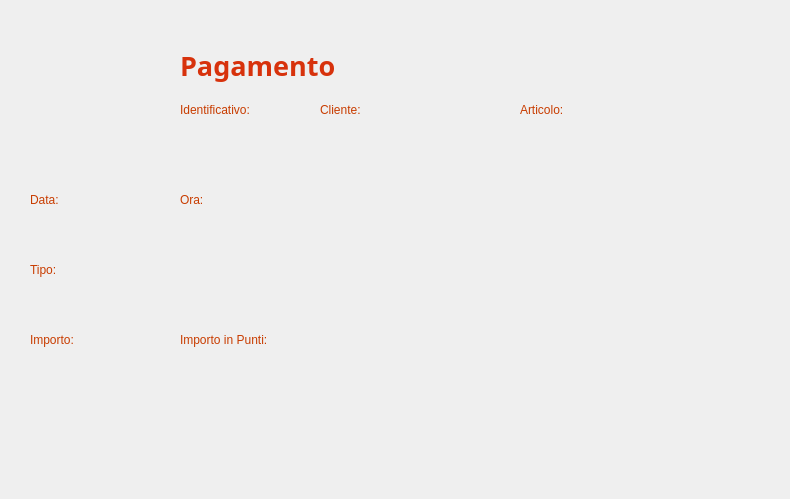
<?xml version="1.0" encoding="UTF-8"?>
<ui version="4.0">
 <class>VistaVisualizzaPagamentoAmministratore</class>
 <widget class="QWidget" name="VistaVisualizzaPagamentoAmministratore">
  <property name="geometry">
   <rect>
    <x>0</x>
    <y>0</y>
    <width>790</width>
    <height>499</height>
   </rect>
  </property>
  <property name="windowTitle">
   <string>Pagamento - CineMax</string>
  </property>
  <widget class="QLabel" name="Sfondo">
   <property name="geometry">
    <rect>
     <x>0</x>
     <y>0</y>
     <width>791</width>
     <height>501</height>
    </rect>
   </property>
   <property name="font">
    <font>
     <family>Segoe UI</family>
    </font>
   </property>
   <property name="styleSheet">
    <string notr="true">QLabel {
    background: qlineargradient(
        x1: 0, y1: 1,
        x2: 0, y2: 0,
        stop: 0 #210A00,
        stop: 1 #7D2100
    );
}</string>
   </property>
   <property name="text">
    <string/>
   </property>
  </widget>
  <widget class="QLabel" name="labelRicevutaIcon">
   <property name="geometry">
    <rect>
     <x>10</x>
     <y>10</y>
     <width>171</width>
     <height>171</height>
    </rect>
   </property>
   <property name="text">
    <string/>
   </property>
   <property name="pixmap">
    <pixmap>Viste/Immagini/RicevutaIconAmministratore.png</pixmap>
   </property>
   <property name="scaledContents">
    <bool>true</bool>
   </property>
  </widget>
  <widget class="QLabel" name="labelCliente">
   <property name="geometry">
    <rect>
     <x>320</x>
     <y>100</y>
     <width>161</width>
     <height>20</height>
    </rect>
   </property>
   <property name="styleSheet">
    <string notr="true">QLabel {
    color: #C83C00;
}</string>
   </property>
   <property name="text">
    <string>Cliente:</string>
   </property>
   <property name="alignment">
    <set>Qt::AlignmentFlag::AlignLeading|Qt::AlignmentFlag::AlignLeft|Qt::AlignmentFlag::AlignVCenter</set>
   </property>
  </widget>
  <widget class="QLabel" name="labelTitolo">
   <property name="geometry">
    <rect>
     <x>180</x>
     <y>30</y>
     <width>291</width>
     <height>71</height>
    </rect>
   </property>
   <property name="font">
    <font>
     <family>Segoe UI Variable</family>
     <pointsize>20</pointsize>
     <bold>true</bold>
    </font>
   </property>
   <property name="styleSheet">
    <string notr="true">QLabel {
    color: #D7320C;
}</string>
   </property>
   <property name="text">
    <string>Pagamento</string>
   </property>
   <property name="alignment">
    <set>Qt::AlignmentFlag::AlignLeading|Qt::AlignmentFlag::AlignLeft|Qt::AlignmentFlag::AlignVCenter</set>
   </property>
  </widget>
  <widget class="ClickableLabel" name="labelHomeButton">
   <property name="geometry">
    <rect>
     <x>700</x>
     <y>20</y>
     <width>63</width>
     <height>61</height>
    </rect>
   </property>
   <property name="text">
    <string/>
   </property>
   <property name="pixmap">
    <pixmap>Viste/Immagini/HomeButtonAmministratore.png</pixmap>
   </property>
   <property name="scaledContents">
    <bool>true</bool>
   </property>
  </widget>
  <widget class="QLabel" name="labelArticolo">
   <property name="geometry">
    <rect>
     <x>520</x>
     <y>100</y>
     <width>171</width>
     <height>20</height>
    </rect>
   </property>
   <property name="styleSheet">
    <string notr="true">QLabel {
    color: #C83C00;
}</string>
   </property>
   <property name="text">
    <string>Articolo:</string>
   </property>
   <property name="alignment">
    <set>Qt::AlignmentFlag::AlignLeading|Qt::AlignmentFlag::AlignLeft|Qt::AlignmentFlag::AlignVCenter</set>
   </property>
  </widget>
  <widget class="QLabel" name="labelData">
   <property name="geometry">
    <rect>
     <x>30</x>
     <y>190</y>
     <width>81</width>
     <height>20</height>
    </rect>
   </property>
   <property name="styleSheet">
    <string notr="true">QLabel {
    color: #C83C00;
}</string>
   </property>
   <property name="text">
    <string>Data:</string>
   </property>
   <property name="alignment">
    <set>Qt::AlignmentFlag::AlignLeading|Qt::AlignmentFlag::AlignLeft|Qt::AlignmentFlag::AlignVCenter</set>
   </property>
  </widget>
  <widget class="QLabel" name="labelDataPagamento">
   <property name="geometry">
    <rect>
     <x>30</x>
     <y>220</y>
     <width>91</width>
     <height>20</height>
    </rect>
   </property>
   <property name="styleSheet">
    <string notr="true">QLabel {
    color: #962D00;
}</string>
   </property>
   <property name="text">
    <string/>
   </property>
  </widget>
  <widget class="QLabel" name="labelTipo">
   <property name="geometry">
    <rect>
     <x>30</x>
     <y>260</y>
     <width>81</width>
     <height>20</height>
    </rect>
   </property>
   <property name="styleSheet">
    <string notr="true">QLabel {
    color: #C83C00;
}</string>
   </property>
   <property name="text">
    <string>Tipo:</string>
   </property>
   <property name="alignment">
    <set>Qt::AlignmentFlag::AlignLeading|Qt::AlignmentFlag::AlignLeft|Qt::AlignmentFlag::AlignVCenter</set>
   </property>
  </widget>
  <widget class="QLabel" name="labelTipoPagamento">
   <property name="geometry">
    <rect>
     <x>30</x>
     <y>290</y>
     <width>111</width>
     <height>20</height>
    </rect>
   </property>
   <property name="styleSheet">
    <string notr="true">QLabel {
    color: #962D00;
}</string>
   </property>
   <property name="text">
    <string/>
   </property>
  </widget>
  <widget class="QLabel" name="labelImporto">
   <property name="geometry">
    <rect>
     <x>30</x>
     <y>330</y>
     <width>81</width>
     <height>20</height>
    </rect>
   </property>
   <property name="styleSheet">
    <string notr="true">QLabel {
    color: #C83C00;
}</string>
   </property>
   <property name="text">
    <string>Importo:</string>
   </property>
   <property name="alignment">
    <set>Qt::AlignmentFlag::AlignLeading|Qt::AlignmentFlag::AlignLeft|Qt::AlignmentFlag::AlignVCenter</set>
   </property>
  </widget>
  <widget class="QLabel" name="labelImportoPagamento">
   <property name="geometry">
    <rect>
     <x>30</x>
     <y>360</y>
     <width>91</width>
     <height>20</height>
    </rect>
   </property>
   <property name="styleSheet">
    <string notr="true">QLabel {
    color: #962D00;
}</string>
   </property>
   <property name="text">
    <string/>
   </property>
  </widget>
  <widget class="QLabel" name="labelOra">
   <property name="geometry">
    <rect>
     <x>180</x>
     <y>190</y>
     <width>81</width>
     <height>20</height>
    </rect>
   </property>
   <property name="styleSheet">
    <string notr="true">QLabel {
    color: #C83C00;
}</string>
   </property>
   <property name="text">
    <string>Ora:</string>
   </property>
   <property name="alignment">
    <set>Qt::AlignmentFlag::AlignLeading|Qt::AlignmentFlag::AlignLeft|Qt::AlignmentFlag::AlignVCenter</set>
   </property>
  </widget>
  <widget class="QLabel" name="labelOraPagamento">
   <property name="geometry">
    <rect>
     <x>180</x>
     <y>220</y>
     <width>51</width>
     <height>20</height>
    </rect>
   </property>
   <property name="styleSheet">
    <string notr="true">QLabel {
    color: #962D00;
}</string>
   </property>
   <property name="text">
    <string/>
   </property>
  </widget>
  <widget class="ClickableLabel" name="labelIndietroButton">
   <property name="geometry">
    <rect>
     <x>620</x>
     <y>20</y>
     <width>63</width>
     <height>61</height>
    </rect>
   </property>
   <property name="text">
    <string/>
   </property>
   <property name="pixmap">
    <pixmap>Viste/Immagini/IndietroButtonAmministratore.png</pixmap>
   </property>
   <property name="scaledContents">
    <bool>true</bool>
   </property>
  </widget>
  <widget class="QLabel" name="labelCodiceFiscalePagamento">
   <property name="geometry">
    <rect>
     <x>320</x>
     <y>130</y>
     <width>151</width>
     <height>20</height>
    </rect>
   </property>
   <property name="styleSheet">
    <string notr="true">QLabel {
    color: #962D00;
}</string>
   </property>
   <property name="text">
    <string/>
   </property>
  </widget>
  <widget class="QLabel" name="labelIdArticoloPagamento">
   <property name="geometry">
    <rect>
     <x>520</x>
     <y>130</y>
     <width>181</width>
     <height>20</height>
    </rect>
   </property>
   <property name="styleSheet">
    <string notr="true">QLabel {
    color: #962D00;
}</string>
   </property>
   <property name="text">
    <string/>
   </property>
  </widget>
  <widget class="QLabel" name="labelImportoPunti">
   <property name="geometry">
    <rect>
     <x>180</x>
     <y>330</y>
     <width>131</width>
     <height>20</height>
    </rect>
   </property>
   <property name="styleSheet">
    <string notr="true">QLabel {
    color: #C83C00;
}</string>
   </property>
   <property name="text">
    <string>Importo in Punti:</string>
   </property>
   <property name="alignment">
    <set>Qt::AlignmentFlag::AlignLeading|Qt::AlignmentFlag::AlignLeft|Qt::AlignmentFlag::AlignVCenter</set>
   </property>
  </widget>
  <widget class="QLabel" name="labelImportoPuntiPagamento">
   <property name="geometry">
    <rect>
     <x>180</x>
     <y>360</y>
     <width>91</width>
     <height>20</height>
    </rect>
   </property>
   <property name="styleSheet">
    <string notr="true">QLabel {
    color: #962D00;
}</string>
   </property>
   <property name="text">
    <string/>
   </property>
  </widget>
  <widget class="QLabel" name="labelId">
   <property name="geometry">
    <rect>
     <x>180</x>
     <y>100</y>
     <width>161</width>
     <height>20</height>
    </rect>
   </property>
   <property name="styleSheet">
    <string notr="true">QLabel {
    color: #C83C00;
}</string>
   </property>
   <property name="text">
    <string>Identificativo:</string>
   </property>
   <property name="alignment">
    <set>Qt::AlignmentFlag::AlignLeading|Qt::AlignmentFlag::AlignLeft|Qt::AlignmentFlag::AlignVCenter</set>
   </property>
  </widget>
  <widget class="QLabel" name="labelIdPagamento">
   <property name="geometry">
    <rect>
     <x>180</x>
     <y>130</y>
     <width>111</width>
     <height>20</height>
    </rect>
   </property>
   <property name="styleSheet">
    <string notr="true">QLabel {
    color: #962D00;
}</string>
   </property>
   <property name="text">
    <string/>
   </property>
  </widget>
 </widget>
 <customwidgets>
  <customwidget>
   <class>ClickableLabel</class>
   <extends>QLabel</extends>
   <header>clickablelabel.h</header>
  </customwidget>
 </customwidgets>
 <resources/>
 <connections/>
</ui>
